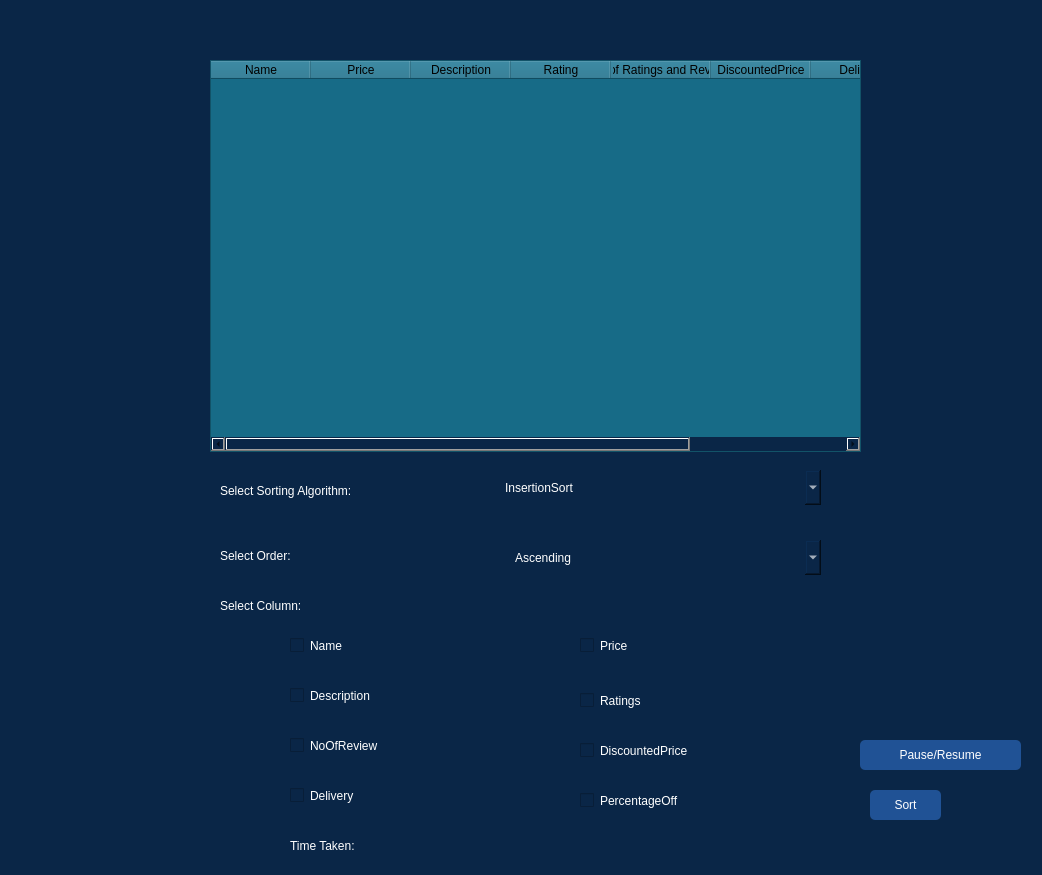
<?xml version="1.0" encoding="UTF-8"?>
<ui version="4.0">
 <class>Form</class>
 <widget class="QWidget" name="Form">
  <property name="geometry">
   <rect>
    <x>0</x>
    <y>0</y>
    <width>1042</width>
    <height>875</height>
   </rect>
  </property>
  <property name="windowTitle">
   <string>Form</string>
  </property>
  <property name="styleSheet">
   <string notr="true">background-color: rgb(10, 38, 71);</string>
  </property>
  <widget class="QTableWidget" name="tableWidget">
   <property name="geometry">
    <rect>
     <x>210</x>
     <y>60</y>
     <width>651</width>
     <height>392</height>
    </rect>
   </property>
   <property name="styleSheet">
    <string notr="true">background-color: rgb(23, 107, 135);
color: rgb(0, 0, 0);</string>
   </property>
   <column>
    <property name="text">
     <string>Name</string>
    </property>
   </column>
   <column>
    <property name="text">
     <string>Price</string>
    </property>
   </column>
   <column>
    <property name="text">
     <string>Description</string>
    </property>
   </column>
   <column>
    <property name="text">
     <string>Rating</string>
    </property>
   </column>
   <column>
    <property name="text">
     <string>No. of Ratings and Reviews</string>
    </property>
   </column>
   <column>
    <property name="text">
     <string>DiscountedPrice</string>
    </property>
   </column>
   <column>
    <property name="text">
     <string>Delivery</string>
    </property>
   </column>
   <column>
    <property name="text">
     <string>%off</string>
    </property>
   </column>
  </widget>
  <widget class="QComboBox" name="sortingMenu">
   <property name="geometry">
    <rect>
     <x>500</x>
     <y>470</y>
     <width>321</width>
     <height>35</height>
    </rect>
   </property>
   <property name="styleSheet">
    <string notr="true">color: rgb(255, 255, 255);
font: 16pt &quot;Mongolian Baiti&quot;;
border-radius: 5px;


</string>
   </property>
   <item>
    <property name="text">
     <string>InsertionSort</string>
    </property>
   </item>
   <item>
    <property name="text">
     <string>ShellSort</string>
    </property>
   </item>
   <item>
    <property name="text">
     <string>IndexSort</string>
    </property>
   </item>
   <item>
    <property name="text">
     <string>CockailSort</string>
    </property>
   </item>
   <item>
    <property name="text">
     <string>CountingSort</string>
    </property>
   </item>
   <item>
    <property name="text">
     <string>IndexSort</string>
    </property>
   </item>
   <item>
    <property name="text">
     <string>PancakeSort</string>
    </property>
   </item>
   <item>
    <property name="text">
     <string>SelectionSort</string>
    </property>
   </item>
   <item>
    <property name="text">
     <string>MergeSort</string>
    </property>
   </item>
   <item>
    <property name="text">
     <string>BubbleSort</string>
    </property>
   </item>
   <item>
    <property name="text">
     <string>QuickSort</string>
    </property>
   </item>
   <item>
    <property name="text">
     <string>HeapSort</string>
    </property>
   </item>
   <item>
    <property name="text">
     <string>CombSort</string>
    </property>
   </item>
   <item>
    <property name="text">
     <string>RadixSort</string>
    </property>
   </item>
   <item>
    <property name="text">
     <string>BucketSort</string>
    </property>
   </item>
  </widget>
  <widget class="QPushButton" name="sortButton">
   <property name="geometry">
    <rect>
     <x>870</x>
     <y>790</y>
     <width>71</width>
     <height>30</height>
    </rect>
   </property>
   <property name="styleSheet">
    <string notr="true">background-color: rgb(32, 82, 149);
color: rgb(255, 255, 255);
font: 16pt &quot;Mongolian Baiti&quot;;
border-radius: 5px;



</string>
   </property>
   <property name="text">
    <string>Sort</string>
   </property>
  </widget>
  <widget class="QCheckBox" name="Name">
   <property name="geometry">
    <rect>
     <x>290</x>
     <y>630</y>
     <width>241</width>
     <height>31</height>
    </rect>
   </property>
   <property name="styleSheet">
    <string notr="true">color: rgb(255, 255, 255);
font: 16pt &quot;Mongolian Baiti&quot;;
border-radius: 5px;


</string>
   </property>
   <property name="text">
    <string>Name</string>
   </property>
  </widget>
  <widget class="QCheckBox" name="Price">
   <property name="geometry">
    <rect>
     <x>580</x>
     <y>630</y>
     <width>261</width>
     <height>31</height>
    </rect>
   </property>
   <property name="styleSheet">
    <string notr="true">color: rgb(255, 255, 255);
font: 16pt &quot;Mongolian Baiti&quot;;
border-radius: 5px;


</string>
   </property>
   <property name="text">
    <string>Price</string>
   </property>
  </widget>
  <widget class="QCheckBox" name="Ratings">
   <property name="geometry">
    <rect>
     <x>580</x>
     <y>680</y>
     <width>261</width>
     <height>41</height>
    </rect>
   </property>
   <property name="styleSheet">
    <string notr="true">color: rgb(255, 255, 255);
font: 16pt &quot;Mongolian Baiti&quot;;
border-radius: 5px;


</string>
   </property>
   <property name="text">
    <string>Ratings</string>
   </property>
  </widget>
  <widget class="QCheckBox" name="Description">
   <property name="geometry">
    <rect>
     <x>290</x>
     <y>680</y>
     <width>271</width>
     <height>31</height>
    </rect>
   </property>
   <property name="styleSheet">
    <string notr="true">color: rgb(255, 255, 255);
font: 16pt &quot;Mongolian Baiti&quot;;
border-radius: 5px;


</string>
   </property>
   <property name="text">
    <string>Description</string>
   </property>
  </widget>
  <widget class="QCheckBox" name="NoOfReviews">
   <property name="geometry">
    <rect>
     <x>290</x>
     <y>730</y>
     <width>261</width>
     <height>31</height>
    </rect>
   </property>
   <property name="styleSheet">
    <string notr="true">color: rgb(255, 255, 255);
font: 16pt &quot;Mongolian Baiti&quot;;
border-radius: 5px;


</string>
   </property>
   <property name="text">
    <string>NoOfReview</string>
   </property>
  </widget>
  <widget class="QCheckBox" name="DiscountedPrice">
   <property name="geometry">
    <rect>
     <x>580</x>
     <y>730</y>
     <width>251</width>
     <height>41</height>
    </rect>
   </property>
   <property name="styleSheet">
    <string notr="true">color: rgb(255, 255, 255);
font: 16pt &quot;Mongolian Baiti&quot;;
border-radius: 5px;


</string>
   </property>
   <property name="text">
    <string>DiscountedPrice</string>
   </property>
  </widget>
  <widget class="QCheckBox" name="Delivery">
   <property name="geometry">
    <rect>
     <x>290</x>
     <y>780</y>
     <width>271</width>
     <height>31</height>
    </rect>
   </property>
   <property name="styleSheet">
    <string notr="true">color: rgb(255, 255, 255);
font: 16pt &quot;Mongolian Baiti&quot;;
border-radius: 5px;


</string>
   </property>
   <property name="text">
    <string>Delivery</string>
   </property>
  </widget>
  <widget class="QCheckBox" name="PercentageOff">
   <property name="geometry">
    <rect>
     <x>580</x>
     <y>780</y>
     <width>251</width>
     <height>41</height>
    </rect>
   </property>
   <property name="styleSheet">
    <string notr="true">color: rgb(255, 255, 255);
font: 16pt &quot;Mongolian Baiti&quot;;
border-radius: 5px;


</string>
   </property>
   <property name="text">
    <string>PercentageOff</string>
   </property>
  </widget>
  <widget class="QComboBox" name="sortingType">
   <property name="geometry">
    <rect>
     <x>510</x>
     <y>540</y>
     <width>311</width>
     <height>35</height>
    </rect>
   </property>
   <property name="styleSheet">
    <string notr="true">color: rgb(255, 255, 255);
font: 16pt &quot;Mongolian Baiti&quot;;
border-radius: 5px;


</string>
   </property>
   <item>
    <property name="text">
     <string>Ascending</string>
    </property>
   </item>
   <item>
    <property name="text">
     <string>Descending</string>
    </property>
   </item>
  </widget>
  <widget class="QLabel" name="label">
   <property name="geometry">
    <rect>
     <x>470</x>
     <y>840</y>
     <width>341</width>
     <height>21</height>
    </rect>
   </property>
   <property name="styleSheet">
    <string notr="true">color: rgb(255, 255, 255);
font: 16pt &quot;Mongolian Baiti&quot;;
border-radius: 5px;


</string>
   </property>
   <property name="text">
    <string/>
   </property>
  </widget>
  <widget class="QLabel" name="label_2">
   <property name="geometry">
    <rect>
     <x>290</x>
     <y>830</y>
     <width>171</width>
     <height>31</height>
    </rect>
   </property>
   <property name="styleSheet">
    <string notr="true">color: rgb(255, 255, 255);
font: 16pt &quot;Mongolian Baiti&quot;;
border-radius: 5px;


</string>
   </property>
   <property name="text">
    <string>Time Taken:</string>
   </property>
  </widget>
  <widget class="QLabel" name="label_3">
   <property name="geometry">
    <rect>
     <x>220</x>
     <y>590</y>
     <width>251</width>
     <height>31</height>
    </rect>
   </property>
   <property name="styleSheet">
    <string notr="true">color: rgb(255, 255, 255);
font: 16pt &quot;Mongolian Baiti&quot;;
border-radius: 5px;


</string>
   </property>
   <property name="text">
    <string>Select Column:</string>
   </property>
  </widget>
  <widget class="QLabel" name="label_4">
   <property name="geometry">
    <rect>
     <x>220</x>
     <y>470</y>
     <width>251</width>
     <height>41</height>
    </rect>
   </property>
   <property name="styleSheet">
    <string notr="true">color: rgb(255, 255, 255);
font: 16pt &quot;Mongolian Baiti&quot;;
border-radius: 5px;


</string>
   </property>
   <property name="text">
    <string>Select Sorting Algorithm:</string>
   </property>
  </widget>
  <widget class="QLabel" name="label_5">
   <property name="geometry">
    <rect>
     <x>220</x>
     <y>540</y>
     <width>251</width>
     <height>31</height>
    </rect>
   </property>
   <property name="styleSheet">
    <string notr="true">color: rgb(255, 255, 255);
font: 16pt &quot;Mongolian Baiti&quot;;
border-radius: 5px;


</string>
   </property>
   <property name="text">
    <string>Select Order:</string>
   </property>
  </widget>
  <widget class="QPushButton" name="pauseButton">
   <property name="geometry">
    <rect>
     <x>860</x>
     <y>740</y>
     <width>161</width>
     <height>30</height>
    </rect>
   </property>
   <property name="styleSheet">
    <string notr="true">background-color: rgb(32, 82, 149);
color: rgb(255, 255, 255);
font: 16pt &quot;Mongolian Baiti&quot;;
border-radius: 5px;



</string>
   </property>
   <property name="text">
    <string>Pause/Resume</string>
   </property>
  </widget>
 </widget>
 <resources/>
 <connections/>
</ui>
